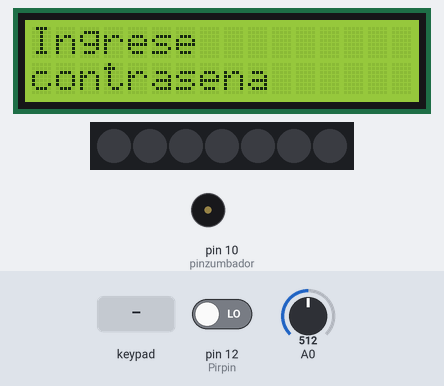
Simulated run of this sketch. Board: Arduino Uno, built with avr-gcc and run on an emulated ATmega328P. Parts: 16×2 character LCD, 7 RGB LEDs in strip order, left to right, buzzer (waves = sounding). The inputs (shaded band) are chosen by the test bench; at power-on: A0 = 512, pin 12 (Pirpin) LOW.

Above: at 1.2 s.
1.3 s: keypad keys 1 2 3 4 5 6 # pressed 0.4 s apart
At 4.5 s:
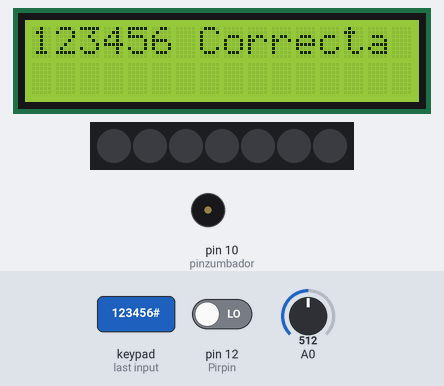
5.6 s: A0 set to 529
At 6.6 s:
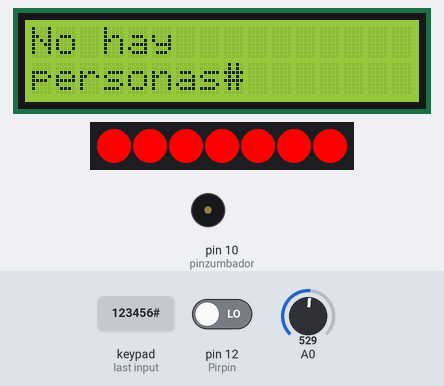
7.3 s: pin 12 (Pirpin) driven HIGH
At 7.48 s:
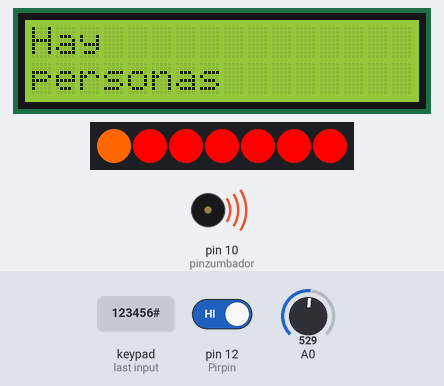
9.3 s: A0 set to 511
At 12.2 s:
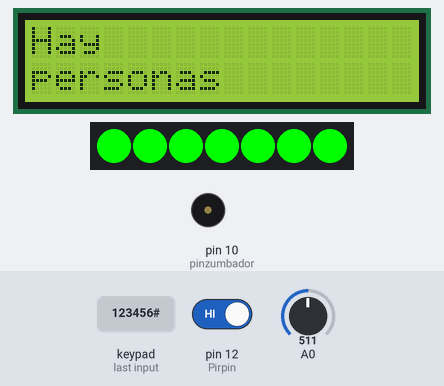
12.3 s: key 'A' pressed
At 12.57 s:
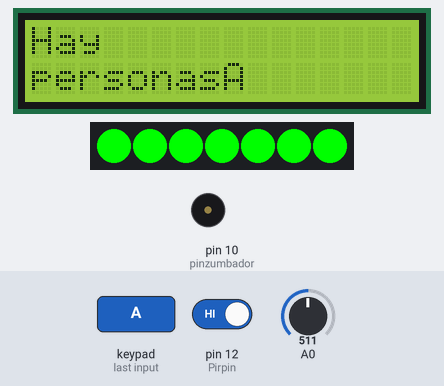
14.1 s: keypad keys 1 2 3 4 5 6 pressed 0.4 s apart
At 18.5 s:
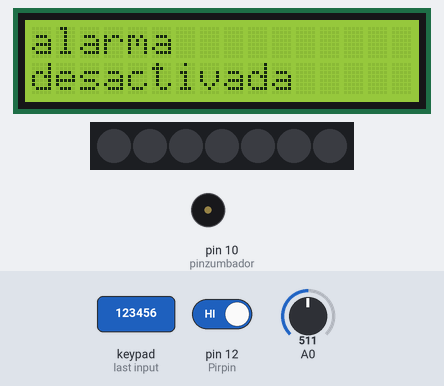
Timing chart, 0 to 19.7 s (numbered marks = the images above; inputs shaded):
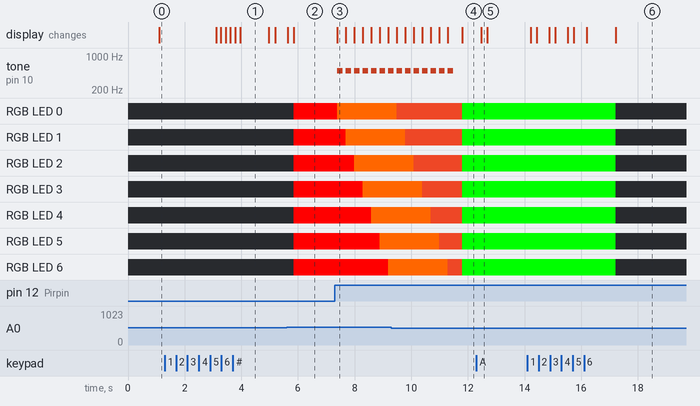

The sketch:

keypad.ino
```cpp
#include <Keypad.h>     // importa libreria Keypad
#include <Adafruit_NeoPixel.h> //incluimos la libreria para los neopixeles
#define pin 11 //nombramos pin  al pin 11 del arduino
#define numpixels 7 //escribimos la cantidad de neopixeles
Adafruit_NeoPixel pixels = Adafruit_NeoPixel(numpixels, pin, NEO_GRB + NEO_KHZ800);
//le damos todos las reglas a la palabra neopixeles
const int Pirpin=12; //nombramos pirpin al pin 12 de arduino
int   PirState=LOW; //tenemos un estado en bajo de pirstate
int val=0; //val tiene un valor de 0
double movimiento; //movimiento almacena variables no enteras

#include <LiquidCrystal_I2C.h> //incluimos la libreria i2c
#include <Keypad.h> //incluimos la libreria keypad
LiquidCrystal_I2C lcd(0x27 ,16,2);
//Crear el objeto lcd  dirección  0x3F y 16 columnas x 2 filas

int pinzumbador = 10; // pin del zumbador
int frecuencia = 500; // frecuencia correspondiente a la nota La
int a=1;//variable entera
int c=0;//variable entera


const byte FILAS = 4;     // define numero de filas
const byte COLUMNAS = 4;    // define numero de columnas
char keys[FILAS][COLUMNAS] = {    // define la distribucion de teclas
  {'1','2','3','A'},
  {'4','5','6','B'},
  {'7','8','9','C'},
  {'*','0','#','D'}
};


byte pinesFilas[FILAS] = {9,8,7,6};   // pines correspondientes a las filas
byte pinesColumnas[COLUMNAS] = {5,4,3,2}; // pines correspondientes a las columnas


Keypad teclado = Keypad(makeKeymap(keys), pinesFilas, pinesColumnas, FILAS, COLUMNAS);  // crea objeto


char TECLA;       // almacena la tecla presionada
char CLAVE[7];        // almacena en un array 6 digitos ingresados
char CLAVE_MAESTRA[7] = "123456";   // almacena en un array la contraseña maestra
byte INDICE = 0;      // indice del array


void setup()
{
 Serial.begin(9600);      // inicializa comunicacion serie
lcd.init(); //iniciamos el lcd
lcd.backlight();  //encendemos el lcd
pixels.begin();//inicimamos los RGB
pinMode(Pirpin, INPUT);
}


void loop(){
  if(a==1){ //sentecia if
lcd.setCursor(0,0);// se establece el cursor
lcd.print("ALARMA"); //nos muestra la palabra "ALARMA"
lcd.setCursor(0,1);//se establece el cursor
lcd.print("Bienvenidos");//nos muestra la palabra "Bienvenidos"
delay(1000);//retraso de tiempo de 1 segundo
lcd.clear();//limpiamos el lcd
a=2; //establecemos un valor a una variable
c=3; //establecemos un valor a una variable
}

if(a==2){ //sentencia if
lcd.setCursor(0,0); //establecemos el cursor
lcd.print("Ingrese");//nos muestra la palabra "ingrese"
lcd.setCursor(0,1);//establecemo el cursor
lcd.print("contrasena");//nos muestra la palabra "contraseña
delay(2000);//un retraso de 2 segudos
lcd.clear();//limpia el lcd
a=3;} //establecemos un valor a una variable

 if(a==3){
  TECLA = teclado.getKey();   // obtiene tecla presionada y asigna a variable
  if (TECLA)        // comprueba que se haya presionado una tecla
  {
    CLAVE[INDICE] = TECLA;    // almacena en array la tecla presionada
    INDICE++;       // incrementa indice en uno
    lcd.print(TECLA);    // envia a monitor serial la tecla presionada
  }


  if(INDICE == 6)       // si ya se almacenaron los 6 digitos
  {
    if(!strcmp(CLAVE, CLAVE_MAESTRA)){   // compara clave ingresada con clave maestra
      lcd.println(" Correcta");  // imprime la palabra "correcta"
        INDICE = 0;//tiene un valor de 0
        delay(1000);//tiene un retraso de 1 s
        lcd.clear();//limpia la lcd
        c=1;//la variable c tiene un valor de 1
    }
    else{//else si no se cumple la condicion
      lcd.println(" Incorrecta");  // imprime la palabra "incorrecta"
        INDICE = 0;//indice tiene un valor de 0
        delay(1000);//tiene un retraso de 1 segundo
        lcd.clear();//limpia la lcd
        c=2;//nombra a c un valor de 2
    }
  }
}
 if(c==1){//setencia if
movimiento=analogRead(A0/270.27)*(5.0/1023.0);//configuramos la variable movimiento con el potenciometro


if(movimiento<=2.55){//setencia if
delay(200);//retraso de tiempo
int value=digitalRead(Pirpin);

if(value==HIGH){ //setencia if
lcd.clear();//limpiamos la lcd
lcd.setCursor(0,0);//establecemos el cursor
lcd.print("Hay");// imprime la palabra "Hay"
lcd.setCursor(0,1);//establecemos el cursor
lcd.print("personas");// imprime la palabra "Persona"
for(int i=0; i<7; i++){ //bucle for
pixels.setPixelColor(i, 0,255,0);//RGB
pixels.show();
}

}
if(value==LOW){//setencia if
lcd.clear();//limpiamos la lcd
lcd.setCursor(0,0);//establecemos el cursor
lcd.print("No hay");// imprime la palabra "no hay"
lcd.setCursor(0,1);//establecemos el cursor
lcd.print("personas");// imprime la palabra "personas "
for(int i=0; i<7; i++){ //bucle for
pixels.setPixelColor(i, 0,0,0);//RGB
pixels.show();
}
}
}
else if(movimiento>=2.5511){//setencia else if
delay(200); //retraso de tiempo
int value=digitalRead(Pirpin);

if(value==HIGH){//setencia if
lcd.clear();//limpiamos la lcd
lcd.setCursor(0,0);//establecemos el cursor
lcd.print("Hay");// imprime la palabra "hay"
lcd.setCursor(0,1);//establecemos el cursor
lcd.print("personas");// imprime la palabra "personas"
for(int i=0; i<7; i++){ //bucle for
pixels.setPixelColor(i, 255,102,0);//RGB
pixels.show();
tone(pinzumbador,frecuencia); // inicia el zumbido
delay(200);               // esperar 2 milisegundos
noTone(pinzumbador); // inicia el zumbido
delay(100);               // esperar 100 milisegundos
}
for(int i=0; i<7; i++){ //bucle for
pixels.setPixelColor(i, 201,60,32);//RGB
pixels.show();
tone(pinzumbador,frecuencia); // inicia el zumbido
delay(200);               // esperar 200 milisegundos
noTone(pinzumbador); // inicia el zumbido
delay(100);               // esperar 100 milisegundos
}
}
else if(value==LOW){//setencia else if
lcd.setCursor(0,0);//establecemos el cursor
lcd.print("No hay");// imprime la palabra "no hay"
lcd.setCursor(0,1);//establecemos el cursor
lcd.print("personas");// imprime la palabra "personas"
for(int i=0; i<7; i++){//bucle for
pixels.setPixelColor(i, 255,0,0);//RGB
pixels.show();
}

}
}
}

if(c==2){//setencia if

lcd.setCursor(0,0);//establecemos el cursor
lcd.print("alarma");// imprime la palabra "alarma"
lcd.setCursor(0,1);//establecemos el cursor
lcd.print("desactivada");// imprime la palabra "desactivada"
for(int i=0; i<7; i++){//bucle for
pixels.setPixelColor(i, 0,0,0);//RGB
pixels.show();
}
delay(3000);//retraso de tiempo
lcd.clear();//limpiamos la lcd
a=1;
}
}
```

Measured:
- the behaviour switches between 521 and 522 on A0 (found by bisection; images 1 and 2)
- after the input at 1.3 s, the display: first changes after 1.8 s (image 1 shows a later state)
- after the input at 7.3 s, tone on pin 10 (pinzumbador): alternates 500 Hz for 0.20 s and silent for 0.10 s, starting after 0.08 s; RGB LED 0: RGB(255, 0, 0) → RGB(255, 102, 0) after 0.08 s
- after the input at 9.3 s, tone on pin 10 (pinzumbador): goes on until 11.5 s, then stays silent
- after the input at 12.3 s, the display: changes after 0.16 s (image 5)
- after the input at 14.1 s, RGB LED 0–6: RGB(0, 255, 0) → off after 3.1 s; the display: first changes after 0.11 s (image 6 shows a later state)
- what the display in image 1 shows lasts 1.0 s, from 4.0 s to 5.0 s
